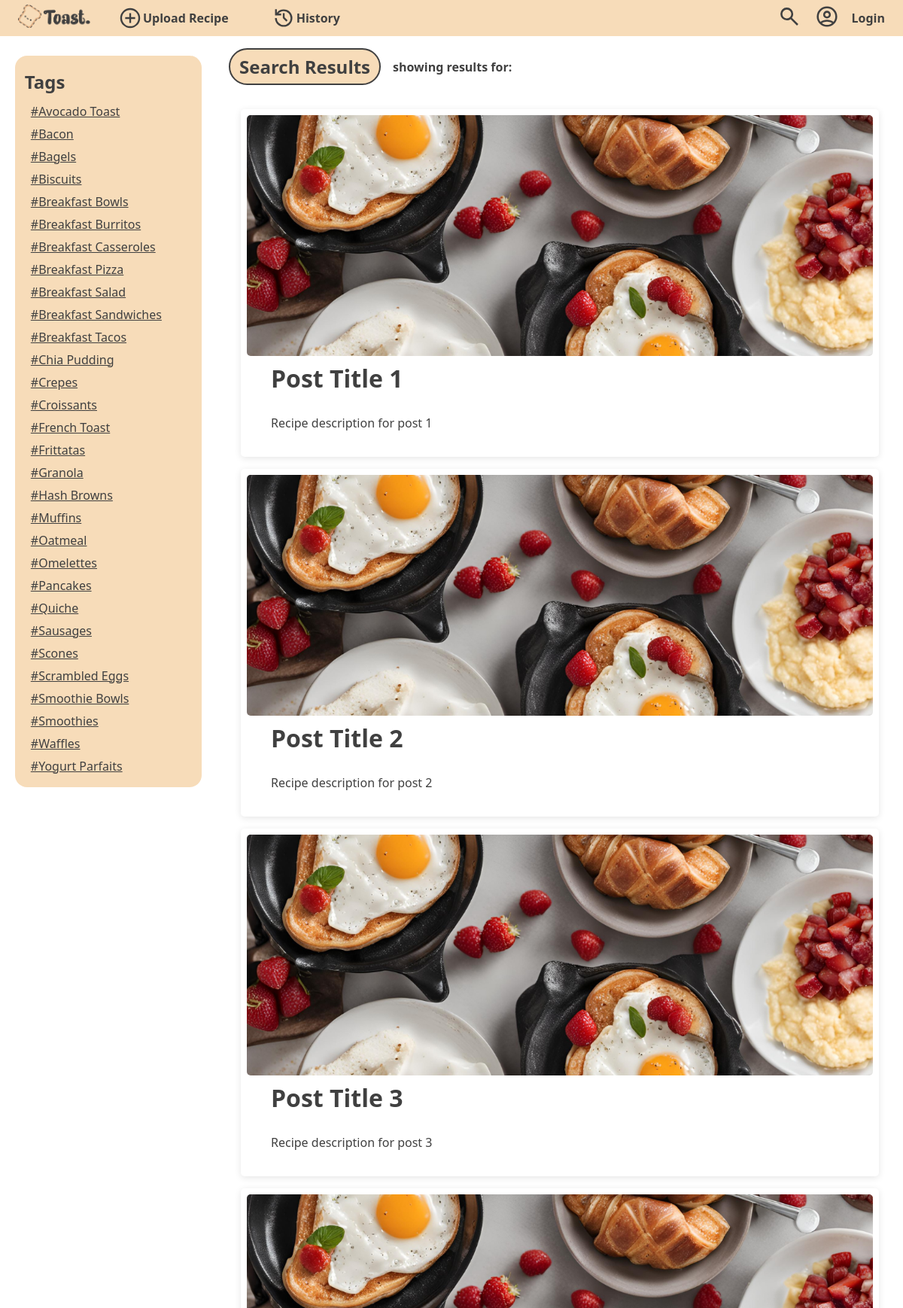
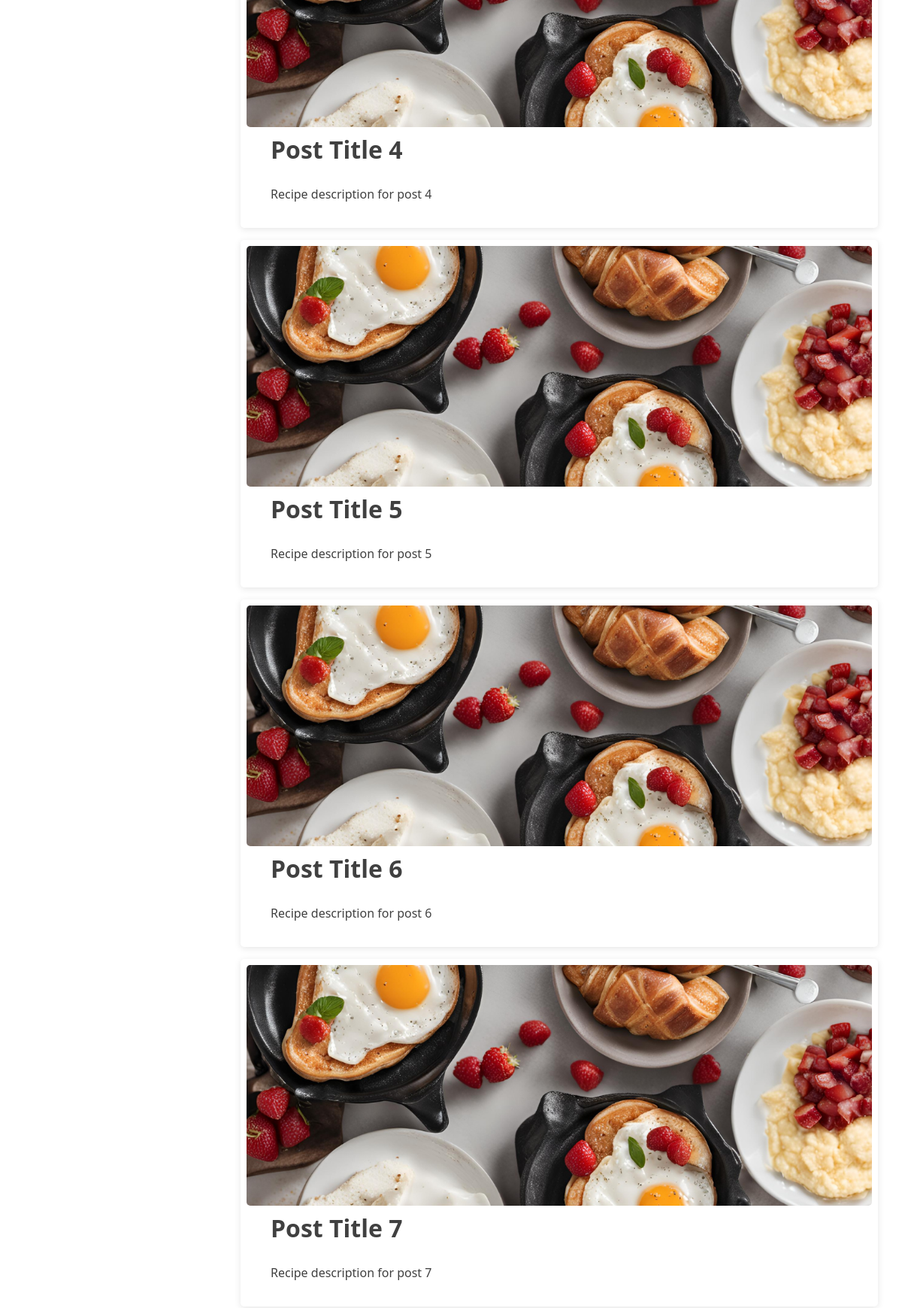
/page/result.php (upper part), run on the app's committed database (2 pictures, top to bottom).
### tables this page shows
CREATE TABLE `tags` (
  `Tag_ID` int(11) NOT NULL,
  `Tag_Category` varchar(255) NOT NULL
);

CREATE TABLE `post` (
  `Post_ID` int(11) NOT NULL,
  `Post_Title` varchar(255) NOT NULL,
  `Post_Desc` text DEFAULT NULL,
  `Post_Content` text NOT NULL,
  `Post_Likes` int(11) DEFAULT 0,
  `Post_Dislikes` int(11) DEFAULT 0,
  `Post_Image_Path` text DEFAULT NULL,
  `Profile_ID` int(11) DEFAULT NULL,
  `Post_Tag_ID` int(255) NOT NULL
);

### page/result.php (the view, shortened to what this page needs)
<?php
$searchQuery = $_GET['searchQuery'];
require '../php/db_connection.php';
$query = "SELECT p.Post_ID AS postID, p.Post_Title AS title, p.Post_Image_Path AS food_image, p.Post_Content AS content, p.Post_Desc AS descriptions,
          u.Profile_Image_Path AS profile_image, u.Profile_Name AS username, p.Post_Likes AS likes
          FROM POST p
          JOIN PROFILE u ON p.Profile_ID = u.Profile_ID
          WHERE Post_Title LIKE '%$searchQuery%'
        ";
$result = mysqli_query($connection, $query);
$recipes = [];
if ($result && mysqli_num_rows($result) > 0) {
    while ($row = mysqli_fetch_assoc($result)) {
        $recipes[] = $row;
    }
}
?>
<link rel="stylesheet" href="../css/result.css">
<link rel="stylesheet" href="../assets/cards/result card/resultCard.css">
<div class="sectionControlled">
    <div class="sectionControlledHeader">
        <div class="headerContainer"><h2>Search Results</h2>
            <div id="showSearchInput"><h3>showing results for: </h3> <em><?php echo $searchQuery; ?></em></div>
        </div>
    </div>
    <div class="result">
        <ul>
        <?php foreach ($recipes as $recipe): ?>
        <a href="../page/post.php?id=<?php echo htmlspecialchars($recipe['postID'], ENT_QUOTES, 'UTF-8'); ?>">
            <div class="resultContainer">
                <img src="<?php echo htmlspecialchars($recipe['food_image'], ENT_QUOTES, 'UTF-8'); ?>" alt="">
                <div class="resultContent">
                    <div class="resultTitle">
                        <h1><?php echo htmlspecialchars($recipe['title'], ENT_QUOTES, 'UTF-8'); ?></h1>
                    </div>
                    <div class="resultDetail">
                        <p><?php echo htmlspecialchars($recipe['descriptions'], ENT_QUOTES, 'UTF-8'); ?></p>
                    </div>
                </div>
            </div>
        </a>
        <?php endforeach; ?>
        </ul>
    </div>
</div>
<?php
include '../layout/Layout.php';
?>

### php/tagsDisplay.php (shortened to what this page needs)
<?php
require 'db_connection.php';
$query = "SELECT * FROM TAGS";
$result = mysqli_query($connection, $query);
if (mysqli_num_rows($result) > 0) {
    while ($row = mysqli_fetch_assoc($result)) {
        $tagID = $row['Tag_ID'];
        $tagName = $row['Tag_Category'];
        echo '<li><a href="../page/tags.php?id=' . $tagID . '" class="tagItem">' . $tagName . '</a></li>';
    }
} else {
    echo 'No tags found.';
}
?>

### css/default.css (style rules this page uses)
:root { --background-default: #ffffff; --background-light: #fff5e7; --clr-dark: #404040; --clr-primary: #f7dcb9; --clr-primary-darken: #f5d2a4; }
* { margin: 0; padding: 0; list-style-type: none; text-decoration: none; font-family: system-ui, -apple-system, BlinkMacSystemFont, 'Segoe UI', Roboto, Oxygen, Ubuntu, Cantarell, 'Open Sans', 'Helvetica Neue', sans-serif; color: var(--clr-dark); box-sizing: border-box; }
html, body { min-height: 100vh; max-width: 100vw; }
h1 { font-size: 2rem; }
h2 { font-size: 1.5rem; }
h3 { font-size: 1rem; }
.tagItem { padding: 0.3em 0.5em; }

### css/result.css (style rules this page uses)
.sectionControlled { width: 100%; height: 100%; display: flex; flex-direction: column; gap: 1em; }
.sectionControlledHeader { display: flex; height: 100%; justify-content: space-between; align-items: center; }
.headerContainer { display: flex; height: 100%; align-items: center; gap: 1em; }
.headerContainer h2 { padding: 0.25em 0.5em; background-color: #f7dcb9; border: 2px solid #404040; border-radius: 50px; }
#showSearchInput { display: flex; gap: 0.5em; }
.result { display: flex; flex-direction: column; width: 100%; height: 100%; gap: 1em; }
.result ul { display: grid; width: 100%; height: auto; grid-template-columns: repeat(auto-fill, minmax(30rem, 1fr)); gap: 1rem; padding: 1em; }
.sectionControlled { margin-bottom: 1rem; display: flex; flex-direction: column; }
.headerContainer { display: flex; justify-content: flex-start; }
.headerContainer h2 { padding: 0.25em 0.5em; background-color: var(--clr-primary); border-style: solid; border-width: 2px; border-color: var(--clr-dark); border-radius: 50px; }

### assets/cards/result card/resultCard.css (style rules this page uses)
.result a { display: flex; flex-direction: row; width: 100%; height: 100%; border-radius: 5px; padding: 0.5em 0.5em; box-shadow: 0px 2px 10px rgba(0, 0, 0, 0.1); background-color: var(--background-default); transition: all 0.3s ease; }
.resultContainer { display: flex; width: 100%; height: 100%; flex-direction: column; }
.resultContent { display: flex; width: 100%; height: 100%; padding: 0.5em 2em; flex-direction: column; justify-content: flex-start; }
.resultTitle { display: flex; align-items: center; justify-content: space-between; height: 5em; gap: 1em; }
.resultTitle h1 { display: flex; text-decoration: none; }
.result img { width: 1005; height: 20em; object-fit: cover; background-repeat: no-repeat; border-radius: 5px; }
.resultDetail { display: flex; height: 100%; align-items: center; margin-top: 0.5em; }

### data on the page
tags: Tag_Category "#Avocado Toast"
tags: Tag_Category "#Bacon"
tags: Tag_Category "#Bagels"
tags: Tag_Category "#Biscuits"
tags: Tag_Category "#Breakfast Bowls"
tags: Tag_Category "#Breakfast Burritos"
tags: Tag_Category "#Breakfast Casseroles"
tags: Tag_Category "#Breakfast Pizza"
tags: Tag_Category "#Breakfast Salad"
tags: Tag_Category "#Breakfast Sandwiches"
tags: Tag_Category "#Breakfast Tacos"
tags: Tag_Category "#Chia Pudding"
tags: Tag_Category "#Crepes"
tags: Tag_Category "#Croissants"
tags: Tag_Category "#French Toast"
tags: Tag_Category "#Frittatas"
tags: Tag_Category "#Granola"
tags: Tag_Category "#Hash Browns"
tags: Tag_Category "#Muffins"
tags: Tag_Category "#Oatmeal"
tags: Tag_Category "#Omelettes"
tags: Tag_Category "#Pancakes"
tags: Tag_Category "#Quiche"
tags: Tag_Category "#Sausages"
tags: Tag_Category "#Scones"
tags: Tag_Category "#Scrambled Eggs"
tags: Tag_Category "#Smoothie Bowls"
tags: Tag_Category "#Smoothies"
tags: Tag_Category "#Waffles"
tags: Tag_Category "#Yogurt Parfaits"
post: Post_Image_Path (picture), Post_Title "Post Title 1", Post_Desc "Recipe description for post 1"
post: Post_Image_Path (picture), Post_Title "Post Title 2", Post_Desc "Recipe description for post 2"
post: Post_Image_Path (picture), Post_Title "Post Title 3", Post_Desc "Recipe description for post 3"
post: Post_Image_Path (picture), Post_Title "Post Title 4", Post_Desc "Recipe description for post 4"
post: Post_Image_Path (picture), Post_Title "Post Title 5", Post_Desc "Recipe description for post 5"
post: Post_Image_Path (picture), Post_Title "Post Title 6", Post_Desc "Recipe description for post 6"
post: Post_Image_Path (picture), Post_Title "Post Title 7", Post_Desc "Recipe description for post 7"
